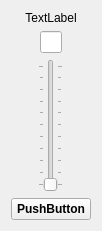
          <widget class="QWidget" name="layoutWidget_36">
           <property name="geometry">
            <rect>
             <x>290</x>
             <y>20</y>
             <width>91</width>
             <height>231</height>
            </rect>
           </property>
           <layout class="QVBoxLayout" name="verticalLayout3_6">
            <item>
             <widget class="QLabel" name="NameLaser_38">
              <property name="text">
               <string>TextLabel</string>
              </property>
              <property name="alignment">
               <set>Qt::AlignCenter</set>
              </property>
             </widget>
            </item>
            <item>
             <layout class="QHBoxLayout" name="horizontalLayout_88" stretch="0,0,0">
              <property name="spacing">
               <number>0</number>
              </property>
              <item>
               <spacer name="horizontalSpacer_113">
                <property name="orientation">
                 <enum>Qt::Horizontal</enum>
                </property>
                <property name="sizeHint" stdset="0">
                 <size>
                  <width>40</width>
                  <height>20</height>
                 </size>
                </property>
               </spacer>
              </item>
              <item>
               <widget class="QLineEdit" name="EditIntensity_Laser_28">
                <property name="maximumSize">
                 <size>
                  <width>30</width>
                  <height>16777215</height>
                 </size>
                </property>
                <property name="alignment">
                 <set>Qt::AlignCenter</set>
                </property>
               </widget>
              </item>
              <item>
               <spacer name="horizontalSpacer_114">
                <property name="orientation">
                 <enum>Qt::Horizontal</enum>
                </property>
                <property name="sizeHint" stdset="0">
                 <size>
                  <width>40</width>
                  <height>20</height>
                 </size>
                </property>
               </spacer>
              </item>
             </layout>
            </item>
            <item>
             <layout class="QHBoxLayout" name="horizontalLayout_89">
              <item>
               <spacer name="horizontalSpacer_115">
                <property name="orientation">
                 <enum>Qt::Horizontal</enum>
                </property>
                <property name="sizeHint" stdset="0">
                 <size>
                  <width>40</width>
                  <height>20</height>
                 </size>
                </property>
               </spacer>
              </item>
              <item>
               <widget class="QSlider" name="SliderLaser_28">
                <property name="orientation">
                 <enum>Qt::Vertical</enum>
                </property>
                <property name="tickPosition">
                 <enum>QSlider::TicksBothSides</enum>
                </property>
                <property name="tickInterval">
                 <number>10</number>
                </property>
               </widget>
              </item>
              <item>
               <spacer name="horizontalSpacer_116">
                <property name="orientation">
                 <enum>Qt::Horizontal</enum>
                </property>
                <property name="sizeHint" stdset="0">
                 <size>
                  <width>40</width>
                  <height>20</height>
                 </size>
                </property>
               </spacer>
              </item>
             </layout>
            </item>
            <item>
             <widget class="QPushButton" name="PushLaser_28">
              <property name="font">
               <font>
                <weight>75</weight>
                <bold>true</bold>
               </font>
              </property>
              <property name="text">
               <string>PushButton</string>
              </property>
             </widget>
            </item>
           </layout>
          </widget>
